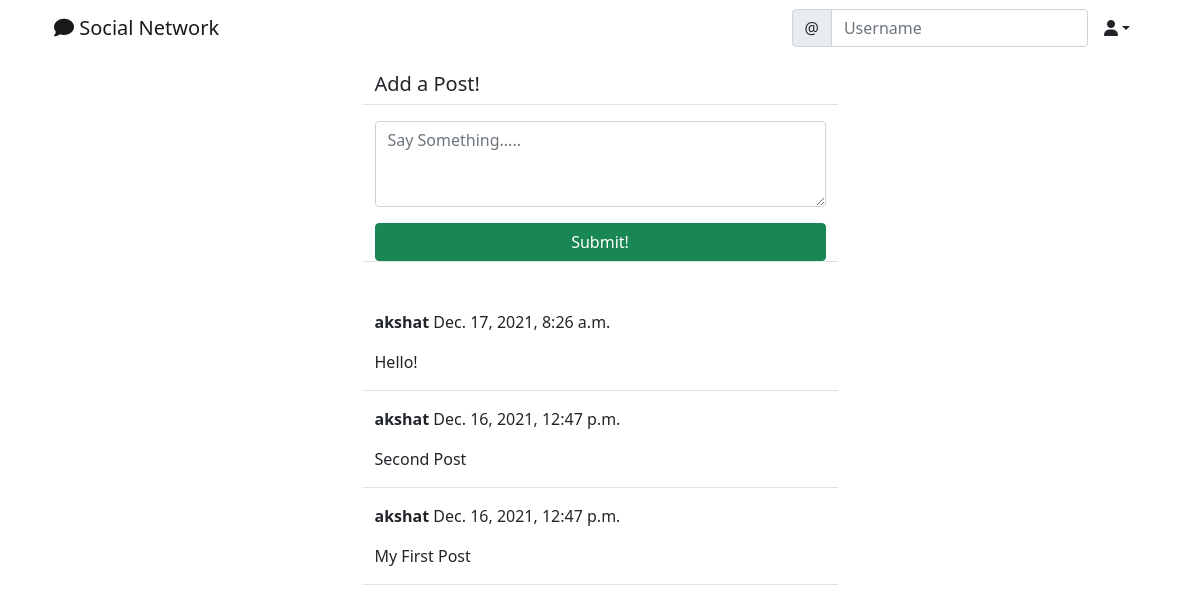
Before: /social/ (signed in) with the older database file.
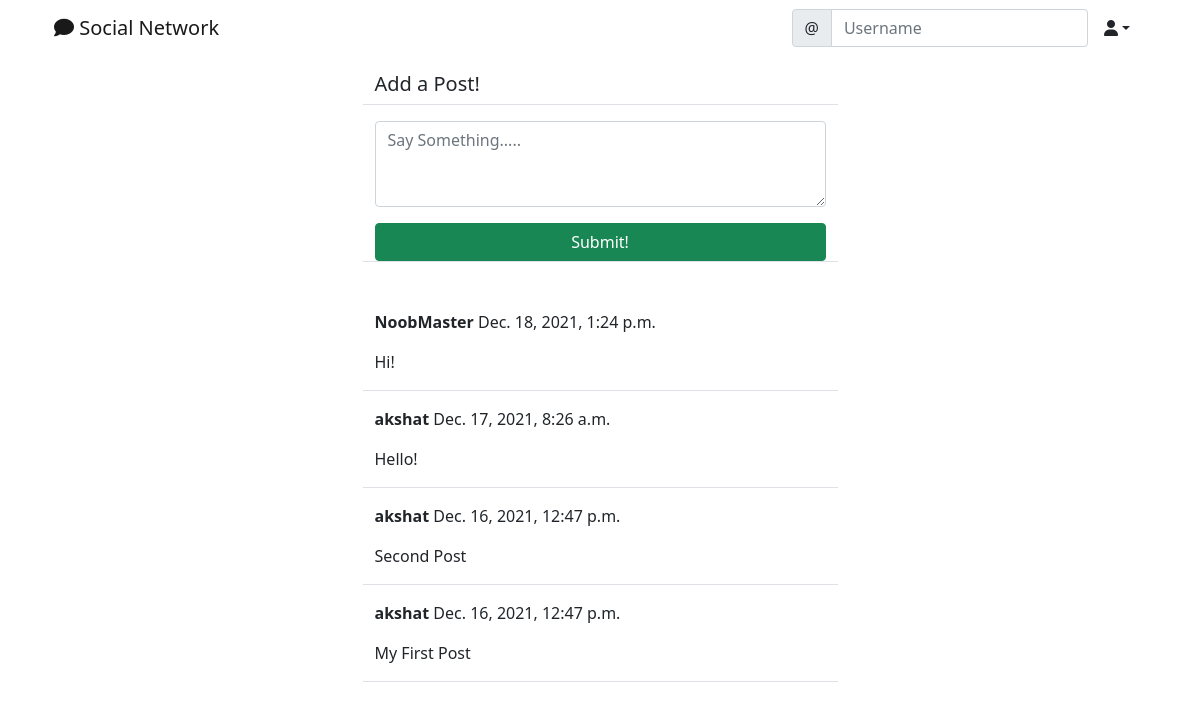
After: the same page with the newer database file.
### social/models.py (models this page shows)
class Post(models.Model):
    body = models.TextField()
    created_on = models.DateTimeField(default=timezone.now)
    author = models.ForeignKey(User, on_delete=models.CASCADE)

### social/views.py (the view, shortened to what this page needs)
# urls.py: path("", PostListView.as_view(), name="post-list"),
class PostListView(LoginRequiredMixin, View):
    def get(self, request, *args, **kwargs):
        posts = Post.objects.all().order_by("-created_on")
        form = PostForm()
        context = {
            "post_list": posts,
            "form": form,
        }
        return render(request, "social/post_list.html", context)

### social/forms.py
class PostForm(forms.ModelForm):
    body = forms.CharField(
        label="",
        widget=forms.Textarea(attrs={"rows": "3", "placeholder": "Say Something....."}),
    )
    class Meta:
        model = Post
        fields = ["body"]

### social/templates/social/post_list.html (shortened to what this page needs)
{% extends 'landing/base.html' %}
{% load crispy_forms_tags %}
{% block content %}
<div class="container">
    <div class="row justify-content-center mt-3">
        <div class="col-md-5 col-sm-12 border-bottom">
            <h5>Add a Post!</h5>
        </div>
    </div>
    <div class="row justify-content-center mt-3 mb-5">
        <div class="col-md-5 col-sm-12 border-bottom">
          <form method="POST">
              {{ form | crispy }}
              <div class="d-grid gap-2">
                  <button class="btn btn-success mt-3">Submit!</button>
              </div>
          </form>
        </div>
    </div>
    {% for post in post_list %}
    <div class="row justify-content-center mt-3">
        <div class="col-md-5 col-sm-12 border-bottom position-relative">
            <p><strong>{{ post.author }}</strong> {{ post.created_on }}</p>
            <p>{{ post.body }}</p>
        </div>
    </div>
    {% endfor %}
</div>
{% endblock content %}

Changed rows visible on the page:
added Post: author "NoobMaster", created_on "Dec. 18, 2021, 1:24 p.m.", body "Hi!"
